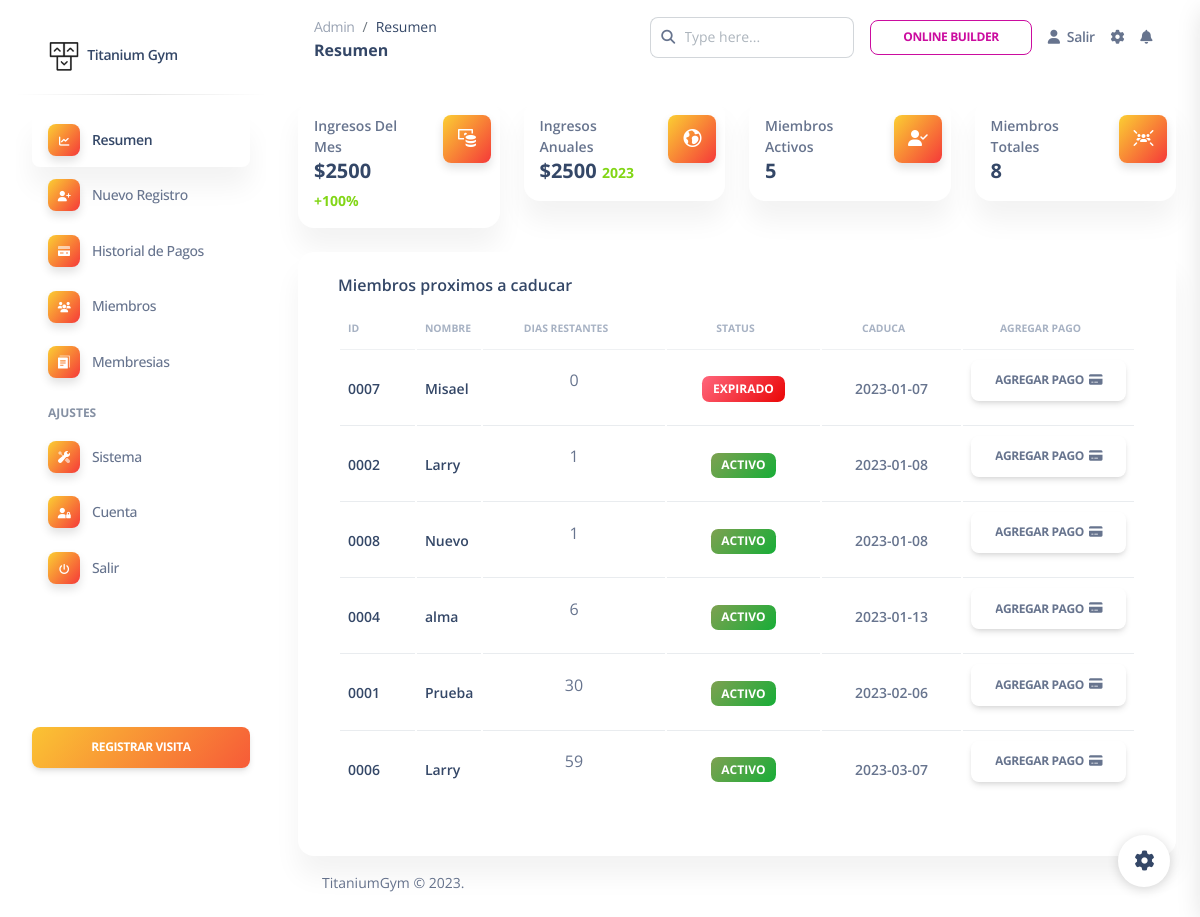
Page /dashboard/admin/ (signed in) on the committed database.
### tables this page shows
CREATE TABLE `users` (
  `userid` int(4) UNSIGNED ZEROFILL NOT NULL,
  `username` varchar(40) NOT NULL,
  `gender` varchar(8) NOT NULL,
  `phone` varchar(15) NOT NULL,
  `dob` varchar(10) NOT NULL,
  `joining_date` varchar(10) NOT NULL
);

### include/get_color.php (called while the page is built, shortened)
<?php
    function getColor($con) {
        $query="select config from system_settings where nombre='color'";
        $result=mysqli_query($con,$query);
        while ($row = $result->fetch_assoc()) {
            $principalColor = $row['config'];
        }
        return $principalColor;
    }
    function getBackgroundColor($con) {
        $query="select config from system_settings where nombre='backgroundColor'";
        $result=mysqli_query($con,$query);
        while ($row = $result->fetch_assoc()) {
            $principalColor = $row['config'];
        }
        return $principalColor;
    }
?>

### dashboard/admin/index.php (the view, shortened to what this page needs)
<?php
	require '../../include/db_conn.php';
	require '../../include/get_color.php';
	$principalColor = getColor($con);
	$backgroundColor = getBackgroundColor($con);
?>
<!DOCTYPE html>
<html lang="es">
<!DOCTYPE html>
<html lang="es">
<head>
	<link rel="stylesheet" href="https://cdnjs.cloudflare.com/ajax/libs/font-awesome/6.2.1/css/all.min.css" />
	<link href="../assets/css/nucleo-icons.css" rel="stylesheet" />
	<link href="../assets/css/nucleo-svg.css" rel="stylesheet" />
	<link href="../assets/css/nucleo-svg.css" rel="stylesheet" />
	<link id="pagestyle" href="../assets/css/soft-ui-dashboard.css?v=1.0.6" rel="stylesheet" />
</head>
<body class="g-sidenav-show" style="<?php echo "background-image:$backgroundColor;"?>     background-attachment: fixed;">
	<?php $active = 'dashboard'; $principalColor = $principalColor; include 'components/menu.php'; ?>
	<main class="main-content position-relative max-height-vh-100 h-100 border-radius-lg ">
		<?php $titlePage = 'Resumen'; include 'components/navbar.php'; ?>
		<div class="container-fluid py-4">
			<div class="row">
				<div class="col-xl-3 col-sm-6 mb-xl-0 mb-4">
					<div class="card">
						<div class="card-body p-3">
							<div class="row">
								<div class="col-8">
									<div class="numbers">
										<p class="text-sm mb-0 text-capitalize font-weight-bold">Ingresos del mes</p>
										<h5 class="font-weight-bolder mb-0">
											<?php
											$date  = date('Y-m');
											$query = "select * from enrolls_to WHERE  paid_date LIKE '$date%'";
											$result  = mysqli_query($con, $query);
											$revenue = 0;
											if (mysqli_affected_rows($con) != 0) {
												while ($row = mysqli_fetch_array($result, MYSQLI_ASSOC)) {
													$query1="select * from plan where pid='".$row['pid']."'";
													$result1=mysqli_query($con,$query1);
													if($result1){
														$value=mysqli_fetch_row($result1);
													$revenue = $value[4] + $revenue;
													}
												}
											}
											echo "$".$revenue;
											?>
											<span class="text-success text-sm font-weight-bolder">
												<?php
													function pctDiff($x1, $x2) {
														if(!$x1) {
															return 100;
														}
														$diff = ($x2 - $x1) / $x1;
														return round($diff * 100, 2);
													}
													$revenuePassMonth = 0;
													if($revenuePassMonth < $revenue) {
														echo "+";
													}
													$diff = pctDiff($revenuePassMonth, $revenue);
													echo $diff . '%';
												?>
											</span>
										</h5>
									</div>
								</div>
								<div class="col-4 text-end">
									<div
										class="icon icon-shape bg-gradient-primary shadow text-center border-radius-md" style=
										<?php echo "'background-image:$principalColor;'"?>
										>
										<i class="ni ni-money-coins text-lg opacity-10" aria-hidden="true"></i>
									</div>
								</div>
							</div>
						</div>
					</div>
				</div>
				<div class="col-xl-3 col-sm-6 mb-xl-0 mb-4">
					<div class="card">
						<div class="card-body p-3">
							<div class="row">
								<div class="col-8">
								<div class="numbers">
										<p class="text-sm mb-0 text-capitalize font-weight-bold">Ingresos Anuales</p>
										<h5 class="font-weight-bolder mb-0">
											<?php
											$date  = date('Y');
											$query = "select * from enrolls_to WHERE  paid_date LIKE '$date%'";
											$result  = mysqli_query($con, $query);
											$revenue = 0;
											if (mysqli_affected_rows($con) != 0) {
												while ($row = mysqli_fetch_array($result, MYSQLI_ASSOC)) {
													$query1="select * from plan where pid='".$row['pid']."'";
													$result1=mysqli_query($con,$query1);
													if($result1){
														$value=mysqli_fetch_row($result1);
													$revenue = $value[4] + $revenue;
													}
												}
											}
											echo "$".$revenue;
											?>
											<span class="text-success text-sm font-weight-bolder"><?php echo date("Y");?></span>
										</h5>
									</div>
								</div>
								<div class="col-4 text-end">
									<div
										class="icon icon-shape bg-gradient-primary shadow text-center border-radius-md" style=<?php echo "'background-image:$principalColor;'"?>>
										<i class="ni ni-world text-lg opacity-10" aria-hidden="true"></i>
									</div>
								</div>
							</div>
						</div>
					</div>
				</div>
				<div class="col-xl-3 col-sm-6 mb-xl-0 mb-4">
					<div class="card">
						<div class="card-body p-3">
							<div class="row">
								<div class="col-8">
									<div class="numbers">
										<p class="text-sm mb-0 text-capitalize font-weight-bold">Miembros activos</p>
										<h5 class="font-weight-bolder mb-0">
											<?php
												$today = date("Y-m-d");
												$query = "select COUNT(*) from users where cast(dob as DATE) > cast('$today' as DATE)";
												$result = mysqli_query($con, $query);
												if (mysqli_affected_rows($con) != 0) {
													while ($row = mysqli_fetch_array($result, MYSQLI_ASSOC)) {
														echo $row['COUNT(*)'];
													}
												}
											?>
										</h5>
									</div>
								</div>
								<div class="col-4 text-end">
									<div
										class="icon icon-shape bg-gradient-primary shadow text-center border-radius-md" style=<?php echo "'background-image:$principalColor;'"?>>
										<i class="fa-solid fa-user-check opacity-10"></i>
									</div>
								</div>
							</div>
						</div>
					</div>
				</div>
				<div class="col-xl-3 col-sm-6">
					<div class="card">
						<div class="card-body p-3">
							<div class="row">
								<div class="col-8">
									<div class="numbers">
										<p class="text-sm mb-0 text-capitalize font-weight-bold">Miembros Totales</p>
										<h5 class="font-weight-bolder mb-0">
											<?php
											$query = "select COUNT(*) from users";
											$result = mysqli_query($con, $query);
											if (mysqli_affected_rows($con) != 0) {
												while ($row = mysqli_fetch_array($result, MYSQLI_ASSOC)) {
													echo $row['COUNT(*)'];
												}
											}
											?>
										</h5>
									</div>
								</div>
								<div class="col-4 text-end">
									<div
										class="icon icon-shape bg-gradient-primary shadow text-center border-radius-md" style=<?php echo "'background-image:$principalColor;'"?>>
										<i class="fa-solid fa-users-rays opacity-10"></i>
									</div>
								</div>
							</div>
						</div>
					</div>
				</div>
			</div>
			<div class="row mt-4">
				<div class="col-lg-12 mb-lg-0 mb-4">
					<div class="card">
						<div class="card-body p-3">
							<div class="row">
							<div class="col-12">
								<div class="card mb-4" style="box-shadow: none;">
									<div class="card-header pb-0 pt-1">
									<h6>Miembros proximos a caducar</h6>
									<div class="table-responsive p-0">
										<table class=" table align-items-center justify-content-center mb-0">
										<thead>
											<tr>
											<th class="text-uppercase text-secondary text-xxs font-weight-bolder opacity-7 p-2">ID</th>
											<th class="text-uppercase text-secondary text-xxs font-weight-bolder opacity-7 p-2">Nombre</th>
											<th class="text-uppercase text-secondary text-xxs font-weight-bolder opacity-7 ps-2 text-center">Dias Restantes</th>
											<th class="text-uppercase text-secondary text-xxs font-weight-bolder opacity-7 ps-2 text-center">Status</th>
											<th class="text-uppercase text-secondary text-xxs font-weight-bolder text-center opacity-7 ps-2">Caduca</th>
											<th class="text-uppercase text-secondary text-xxs font-weight-bolder text-center opacity-7 ps-2">Agregar Pago</th>
											</tr>
										</thead>
										<?php
											$query = "select * FROM users WHERE cast(dob as DATE) >= CURDATE() ORDER BY cast(dob as DATE) ASC";
												$result = mysqli_query($con, $query);
												if (mysqli_affected_rows($con) != 0) {
													while ($row = mysqli_fetch_array($result, MYSQLI_ASSOC)) {
														$uid   = $row['userid'];
														echo "<td>
																	<h6 class='mb-0 text-sm'>".$uid ." </h6>
																</td>";
														echo "<td style='width: 1em'>
																<h6 class='mb-0 text-sm'>". $row['username'] . " </h6>
																</td>";
														$expireDate = strtotime($row['dob']);
														$today = strtotime(date("Y-m-d"));
														$timeDiff = abs($expireDate - $today);
														$numberDays = $timeDiff/86400;
														$numberDays = intval($numberDays);
														$timestamp1 = strtotime(str_replace('-', '/', $row['dob']));
														$timestamp2 = strtotime(date('Y/m/d'));
														if (date('Ymd', $timestamp1) <= date('Ymd', $timestamp2)) {
															$statusString = "Expirado";
															$statusClass = "bg-gradient-danger";
														} else {
															$statusString = "Activo";
															$statusClass = "bg-gradient-success";
														}
														echo "<td ><p class='text-center'>" . $numberDays ."</p></td>";
														echo "<td class='text-center'><span class='badge badge-sm bg-gradient-success $statusClass'>$statusString</span></td>";
														echo "<td><p class='text-center text-sm font-weight-bold mb-0 '>" . $row['dob'] . "</p></td>";
														echo "<td class='text-center' style='width:1em;'><form action='make_payments.php' method='post'><input type='hidden' name='userID' value='" . $uid . "'/>
														<input type='hidden' name='planID' value='" .  "'/>
														<div class='btn btn-default'><input type='submit' class='btn' value='Agregar Pago' style='
															padding: 0 5px 0 0;;
															margin: 0;
															background: transparent;
															box-shadow: none;
														'><i class='fa-sharp fa-solid fa-credit-card'></i>
														</div>
														</form></td></tr>";														$msgid = 0;
													}
												}
											?>
											</table>
										</div>
									</div>
									<div class="card-body px-0 pt-0 pb-2">
									</div>
								</div>
								</div>
							</div>
						</div>
					</div>
				</div>
			</div>
			<?php include 'components/footer.php';?>
		</div>
	</main>
	<?php include 'components/fixed_plugin.php';?>
</body>
</html>

### rows in the picture
users: userid "0007", username "Misael", dob "0", dob "EXPIRADO", dob "2023-01-07"
users: userid "0002", username "Larry", dob "1", dob "ACTIVO", dob "2023-01-08"
users: userid "0008", username "Nuevo", dob "1", dob "ACTIVO", dob "2023-01-08"
users: userid "0004", username "alma", dob "6", dob "ACTIVO", dob "2023-01-13"
users: userid "0001", username "Prueba", dob "30", dob "ACTIVO", dob "2023-02-06"
users: userid "0006", username "Larry", dob "59", dob "ACTIVO", dob "2023-03-07"

### other values in the picture
$_ENV["PAGE_NAME"] "Titanium Gym"
$titlePage "Resumen"
$revenue "2500"
$diff "100"
$row['COUNT(*)'] "5"
$row['COUNT(*)'] "8"
